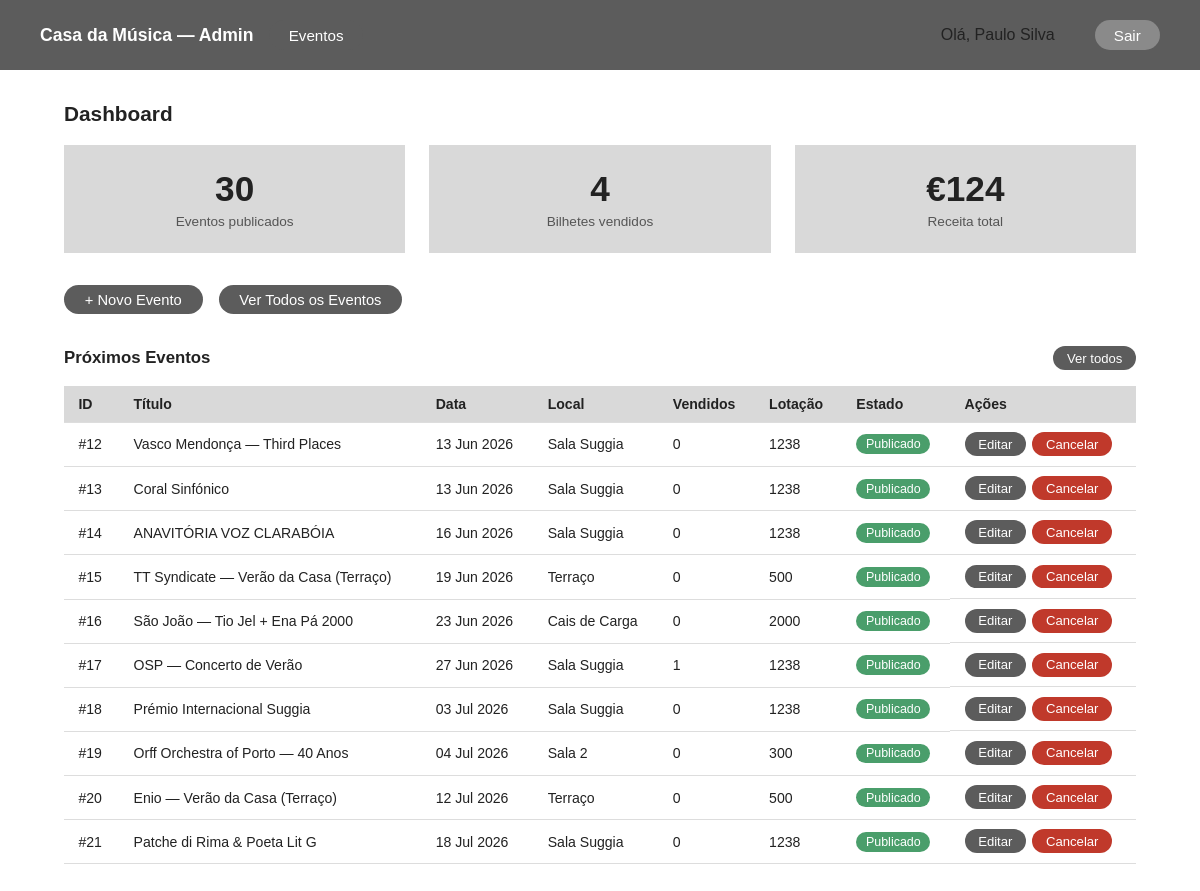
Page /admin/index.php (signed in) on the committed database.
### tables this page shows
CREATE TABLE eventos (
            id                  INTEGER PRIMARY KEY AUTOINCREMENT,
            nome                TEXT    NOT NULL,
            descricao           TEXT,
            data                TEXT    NOT NULL,
            hora                TEXT    NOT NULL,
            sala                TEXT    NOT NULL,
            categoria           TEXT    NOT NULL,
            classificacao_etaria TEXT   DEFAULT 'Livre',
            capacidade          INTEGER NOT NULL DEFAULT 300,
            estado              TEXT    NOT NULL DEFAULT 'rascunho'
                                        CHECK(estado IN ('publicado','rascunho','cancelado')),
            data_criacao        TEXT    NOT NULL DEFAULT (datetime('now'))
        );

### scripts/sessao.php (called while the page is built, shortened)
<?php
function getUtilizador(): array {
    return [
        'id'     => $_SESSION['utilizador_id'] ?? null,
        'nome'   => $_SESSION['nome']           ?? '',
        'email'  => $_SESSION['email']          ?? '',
        'perfil' => $_SESSION['perfil']         ?? '',
    ];
}

### admin/index.php (the view, shortened to what this page needs)
<?php
require_once '../scripts/sessao.php';
$db = getDB();
$totalEventos = (int)$db->querySingle(
    'SELECT COUNT(*) FROM eventos WHERE estado = \'publicado\''
);
$totalBilhetes = (int)$db->querySingle(
    'SELECT COALESCE(SUM(ic.quantidade),0)
     FROM itens_compra ic
     JOIN compras c ON c.id = ic.compra_id
     WHERE c.estado = \'confirmado\''
);
$receita = (float)$db->querySingle(
    'SELECT COALESCE(SUM(total),0) FROM compras WHERE estado = \'confirmado\''
);
$stmtE = $db->prepare(
    'SELECT e.id, e.nome, e.data, e.sala, e.capacidade, e.estado,
            COALESCE(SUM(ic.quantidade),0) AS vendidos
     FROM eventos e
     LEFT JOIN compras c ON c.evento_id = e.id AND c.estado = \'confirmado\'
     LEFT JOIN itens_compra ic ON ic.compra_id = c.id
     WHERE e.data >= date(\'now\')
     GROUP BY e.id
     ORDER BY e.data ASC
     LIMIT 10'
);
$resE   = $stmtE->execute();
$eventos = [];
while ($row = $resE->fetchArray(SQLITE3_ASSOC)) {
    $eventos[] = $row;
}
$admin = getUtilizador();
$estadoBadge = ['publicado' => 'badge-green', 'rascunho' => 'badge-gray', 'cancelado' => 'badge-red'];
?>
<!DOCTYPE html>
<html lang="pt">
<head>
  <link rel="stylesheet" href="../styles/admin.css" />
</head>
<body>
  <nav class="nav-admin">
    <div class="nav-left">
      <a href="index.php" class="nav-brand">Casa da Música — Admin</a>
      <a href="eventos.php" class="btn-pill">Eventos</a>
    </div>
    <div class="nav-right">
      <span class="text-sm" style="margin-right:1rem;">Olá, <?= htmlspecialchars($admin['nome']) ?></span>
      <a href="../scripts/logout.php" class="btn-pill btn-pill-light">Sair</a>
    </div>
  </nav>
  <main class="page">
    <h1 class="page-title">Dashboard</h1>
    <div class="stats-row">
      <div class="stat">
        <p class="stat-val"><?= $totalEventos ?></p>
        <p class="stat-lbl">Eventos publicados</p>
      </div>
      <div class="stat">
        <p class="stat-val"><?= number_format($totalBilhetes) ?></p>
        <p class="stat-lbl">Bilhetes vendidos</p>
      </div>
      <div class="stat">
        <p class="stat-val">€<?= number_format($receita, 0, ',', '.') ?></p>
        <p class="stat-lbl">Receita total</p>
      </div>
    </div>
    <div style="display:flex; gap:1rem; margin-bottom:2rem; flex-wrap:wrap;">
      <a href="evento-criar.php" class="btn">+ Novo Evento</a>
      <a href="eventos.php" class="btn btn-pill-light">Ver Todos os Eventos</a>
    </div>
    <div class="sec-header">
      <h2 style="font-size:1.05rem; font-weight:bold;">Próximos Eventos</h2>
      <a href="eventos.php" class="btn btn-sm">Ver todos</a>
    </div>
    <div class="table-wrap">
      <table>
        <thead>
          <tr>
            <th>ID</th>
            <th>Título</th>
            <th>Data</th>
            <th>Local</th>
            <th>Vendidos</th>
            <th>Lotação</th>
            <th>Estado</th>
            <th>Ações</th>
          </tr>
        </thead>
        <tbody>
          <?php foreach ($eventos as $ev): ?>
          <tr>
            <td>#<?= (int)$ev['id'] ?></td>
            <td><?= htmlspecialchars($ev['nome']) ?></td>
            <td><?= htmlspecialchars(date('d M Y', strtotime($ev['data']))) ?></td>
            <td><?= htmlspecialchars($ev['sala']) ?></td>
            <td><?= (int)$ev['vendidos'] ?></td>
            <td><?= (int)$ev['capacidade'] ?></td>
            <td><span class="badge <?= $estadoBadge[$ev['estado']] ?? 'badge-gray' ?>"><?= ucfirst(htmlspecialchars($ev['estado'])) ?></span></td>
            <td class="col-actions">
              <a href="evento-editar.php?id=<?= (int)$ev['id'] ?>" class="btn btn-sm">Editar</a>
              <?php if ($ev['estado'] !== 'cancelado'): ?>
              <form method="POST" action="../scripts/cancelar_evento.php" style="display:inline;"
                    onsubmit="return confirm('Cancelar este evento?')">
                <button type="submit" class="btn btn-sm btn-danger">Cancelar</button>
              </form>
              <?php endif; ?>
            </td>
          </tr>
          <?php endforeach; ?>
        </tbody>
      </table>
    </div>
  </main>
</body>
</html>

### styles/admin.css (style rules this page uses)
*, *::before, *::after { box-sizing: border-box; margin: 0; padding: 0; }
body { font-family: sans-serif; color: #222; background: #fff; }
nav { display: flex; align-items: center; justify-content: space-between; background: #d9d9d9; padding: 0 2.5rem; height: 70px; position: sticky; top: 0; z-index: 10; }
.nav-left { display: flex; align-items: center; gap: 1rem; }
.nav-right { display: flex; align-items: center; gap: 1.5rem; }
.nav-brand { font-weight: bold; font-size: 1.1rem; color: #222; text-decoration: none; }
.nav-admin { background: #5c5c5c; }
.nav-admin .nav-brand { color: #fff; }
.btn-pill { background: #5c5c5c; color: #fff; border: none; border-radius: 999px; padding: 0.42rem 1.2rem; font-size: 0.95rem; cursor: pointer; text-decoration: none; display: inline-block; white-space: nowrap; }
.btn-pill-light { background: #8a8a8a; }
.page { padding: 2rem 4rem; max-width: 1200px; margin: 0 auto; }
.page-title { font-size: 1.3rem; font-weight: bold; margin-bottom: 1.2rem; }
.btn { background: #5c5c5c; color: #fff; border: none; border-radius: 999px; padding: 0.42rem 1.3rem; font-size: 0.92rem; cursor: pointer; text-decoration: none; display: inline-block; white-space: nowrap; }
.btn-sm { padding: 0.28rem 0.85rem; font-size: 0.82rem; }
.btn-danger { background: #c0392b; }
.stats-row { display: grid; grid-template-columns: repeat(3, 1fr); gap: 1.5rem; margin-bottom: 2rem; }
.stat { background: #d9d9d9; padding: 1.5rem; text-align: center; }
.stat-val { font-size: 2.2rem; font-weight: bold; }
.stat-lbl { font-size: 0.85rem; color: #555; margin-top: 0.3rem; }
.sec-header { display: flex; justify-content: space-between; align-items: center; margin-bottom: 1rem; }
.table-wrap { overflow-x: auto; }
table { width: 100%; border-collapse: collapse; }
th, td { padding: 0.6rem 0.9rem; text-align: left; border-bottom: 1px solid #ddd; font-size: 0.88rem; }
th { background: #d9d9d9; font-weight: 600; white-space: nowrap; }
.col-actions { display: flex; gap: 0.4rem; flex-wrap: wrap; }
.badge { display: inline-block; padding: 0.18rem 0.6rem; border-radius: 999px; font-size: 0.78rem; background: #999; color: #fff; }
.badge-green { background: #4a9e6b; }

### rows in the picture
eventos: id "12", nome "Vasco Mendonça — Third Places", data "13 Jun 2026", sala "Sala Suggia", vendidos "0", capacidade "1238", estado "Publicado"
eventos: id "13", nome "Coral Sinfónico", data "13 Jun 2026", sala "Sala Suggia", vendidos "0", capacidade "1238", estado "Publicado"
eventos: id "14", nome "ANAVITÓRIA VOZ CLARABÓIA", data "16 Jun 2026", sala "Sala Suggia", vendidos "0", capacidade "1238", estado "Publicado"
eventos: id "15", nome "TT Syndicate — Verão da Casa (Terraço)", data "19 Jun 2026", sala "Terraço", vendidos "0", capacidade "500", estado "Publicado"
eventos: id "16", nome "São João — Tio Jel + Ena Pá 2000", data "23 Jun 2026", sala "Cais de Carga", vendidos "0", capacidade "2000", estado "Publicado"
eventos: id "17", nome "OSP — Concerto de Verão", data "27 Jun 2026", sala "Sala Suggia", vendidos "1", capacidade "1238", estado "Publicado"
eventos: id "18", nome "Prémio Internacional Suggia", data "03 Jul 2026", sala "Sala Suggia", vendidos "0", capacidade "1238", estado "Publicado"
eventos: id "19", nome "Orff Orchestra of Porto — 40 Anos", data "04 Jul 2026", sala "Sala 2", vendidos "0", capacidade "300", estado "Publicado"
eventos: id "20", nome "Enio — Verão da Casa (Terraço)", data "12 Jul 2026", sala "Terraço", vendidos "0", capacidade "500", estado "Publicado"
eventos: id "21", nome "Patche di Rima & Poeta Lit G", data "18 Jul 2026", sala "Sala Suggia", vendidos "0", capacidade "1238", estado "Publicado"

### other values in the picture
$admin['nome'] "Paulo Silva"
$totalEventos "30"
$totalBilhetes "4"
$receita "124"
